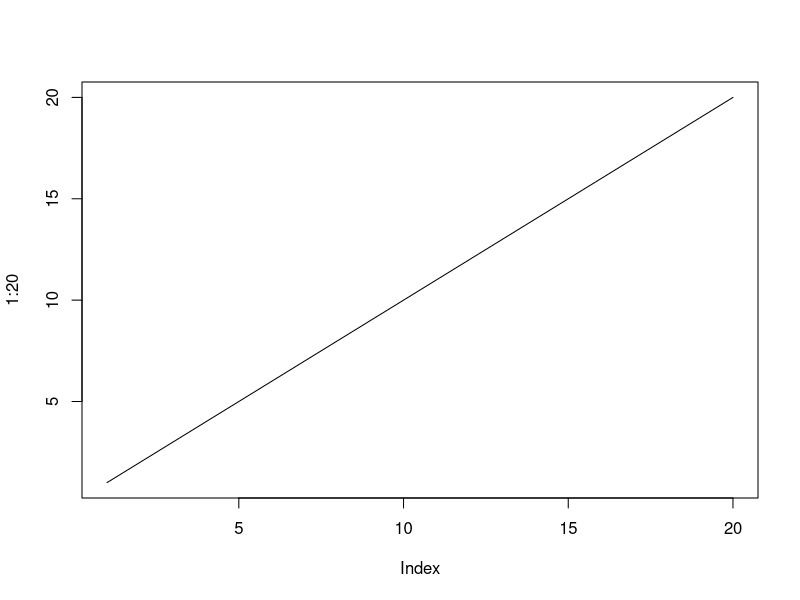
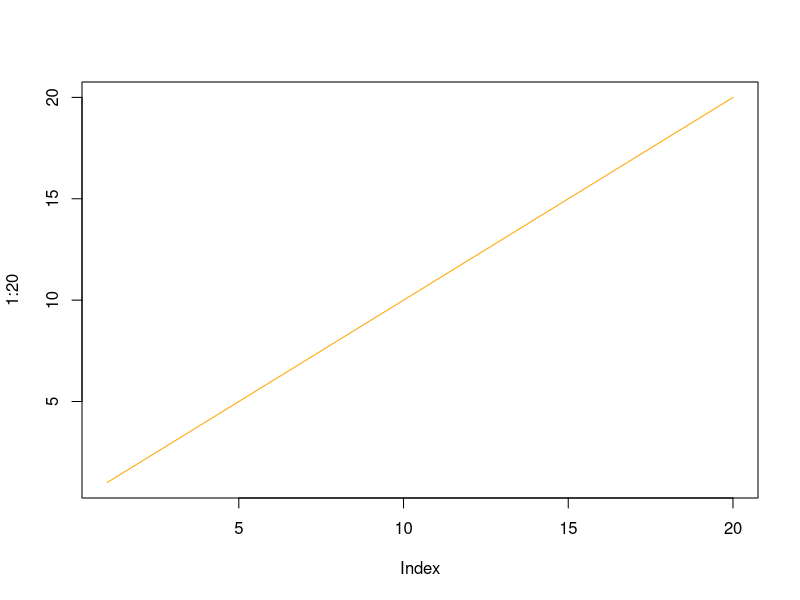
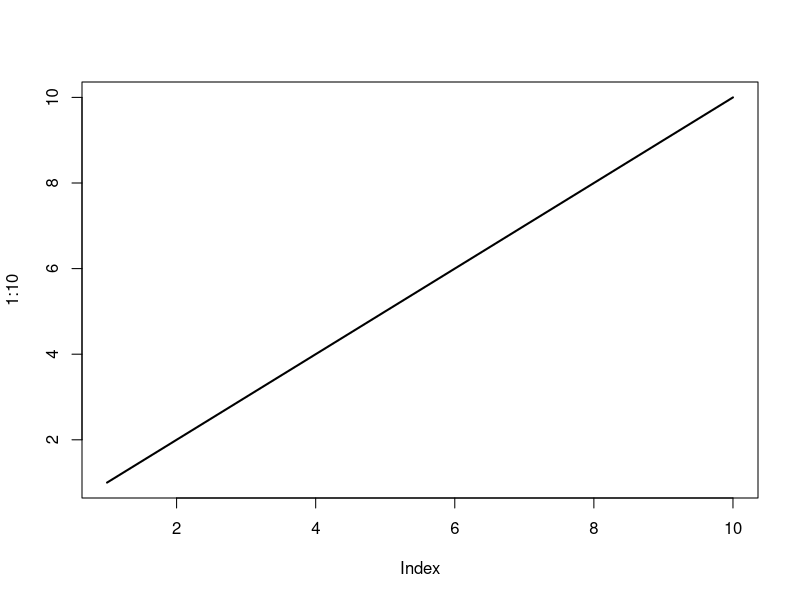
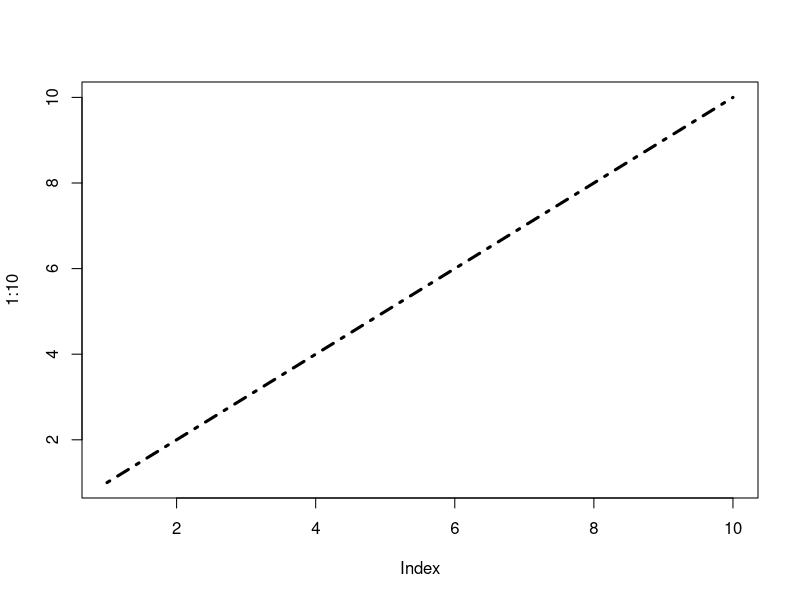
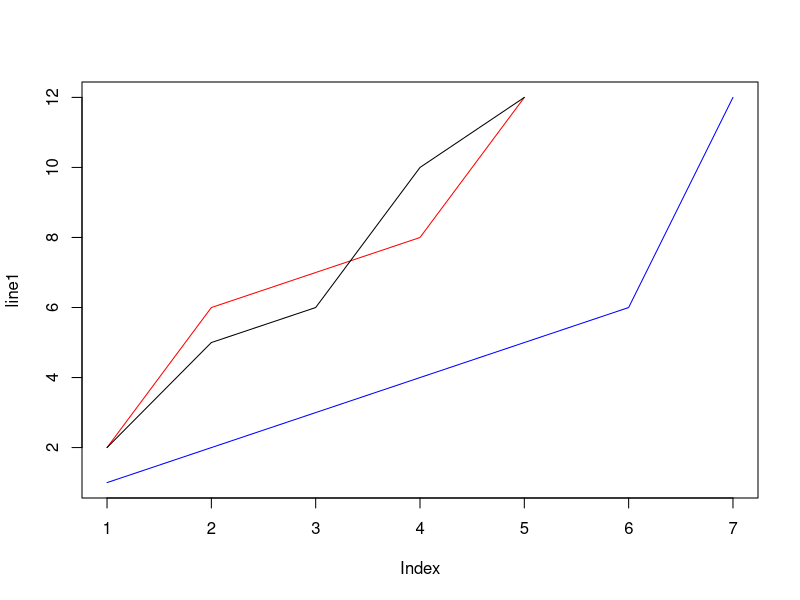

These charts were generated, in order, by the following R code:
plot(1:20 , type="l")

plot(1:20 , type="l" , col="orange")
plot(1:10, type="l", lwd=2)
plot(1:10, type="l", lwd=3, lty=4)

#multiples lines
line1 <- c(1,2,3,4,5,6,12)
line2 <- c(2,6,7,8,12)
line3<- c(2,5,6,10,12)
plot(line1, type = "l", col = "blue")
lines(line2, type="l", col = "red")
lines(line3, type="l", col = "black")
